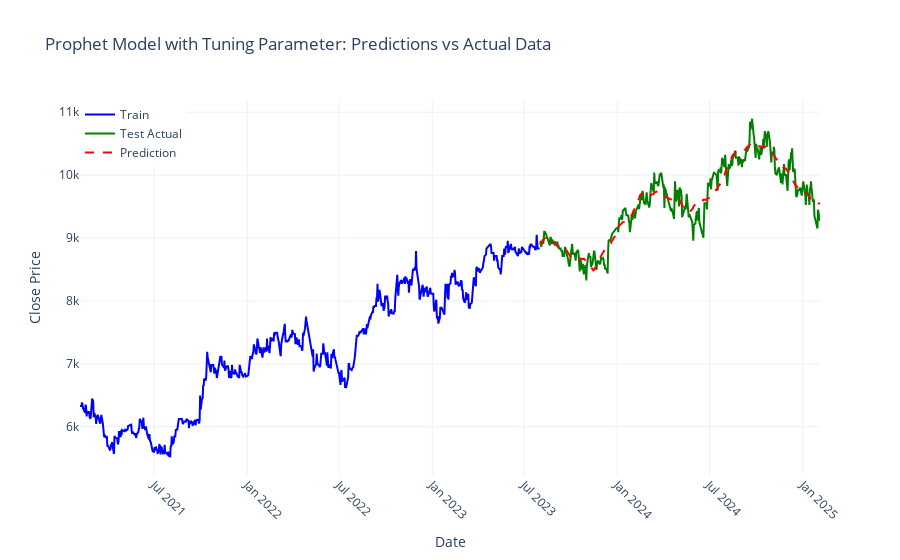

Notebook code for this chart:
### Code cell
import plotly.graph_objects as go
import plotly.io as pio

pio.templates.default = "plotly_white"
fig = go.Figure()

# Plot training data
fig.add_trace(go.Scatter(
    x=df_train['ds'], 
    y=df_train['y'], 
    mode='lines', 
    name='Train',
    line=dict(color='blue')
))

# Plot actual test data
fig.add_trace(go.Scatter(
    x=df_test['ds'], 
    y=df_test['y'], 
    mode='lines', 
    name='Test Actual',
    line=dict(color='green')
))

# Plot predictions
fig.add_trace(go.Scatter(
    x=best_forecast['ds'], 
    y=best_forecast['yhat'], 
    mode='lines', 
    name='Prediction',
    line=dict(color='red', dash='dash')
))

# Update layout
fig.update_layout(
    title='Prophet Model with Tuning Parameter: Predictions vs Actual Data',
    xaxis_title='Date',
    yaxis_title='Close Price',
    xaxis=dict(tickangle=45),
    legend=dict(x=0, y=1),
    template="plotly_white"
)

# Show figure
fig.show()
print(best_params)

### Figure 1 — Plotly figure (JSON) as saved in the notebook; plotly's stock layout.template omitted (floating-point values rounded to 4 significant figures; data arrays with more than 128 entries replaced by an {"elided": "..."} marker saying what was removed)
{"data": [{"line": {"color": "blue"}, "mode": "lines", "name": "Train", "type": "scatter", "x": {"elided": "604 str values"}, "y": {"elided": "604 float values"}}, {"line": {"color": "green"}, "mode": "lines", "name": "Test Actual", "type": "scatter", "x": {"elided": "362 str values"}, "y": {"elided": "362 float values"}}, {"line": {"color": "red", "dash": "dash"}, "mode": "lines", "name": "Prediction", "type": "scatter", "x": {"elided": "362 str values"}, "y": {"elided": "362 float values"}}], "layout": {"autosize": true, "legend": {"x": 0, "y": 1}, "title": {"text": "Prophet Model with Tuning Parameter: Predictions vs Actual Data"}, "xaxis": {"autorange": true, "range": ["2021-02-05", "2025-02-04"], "tickangle": 45, "title": {"text": "Date"}, "type": "date"}, "yaxis": {"autorange": true, "range": [5233.0, 11190.0], "title": {"text": "Close Price"}, "type": "linear"}}}
